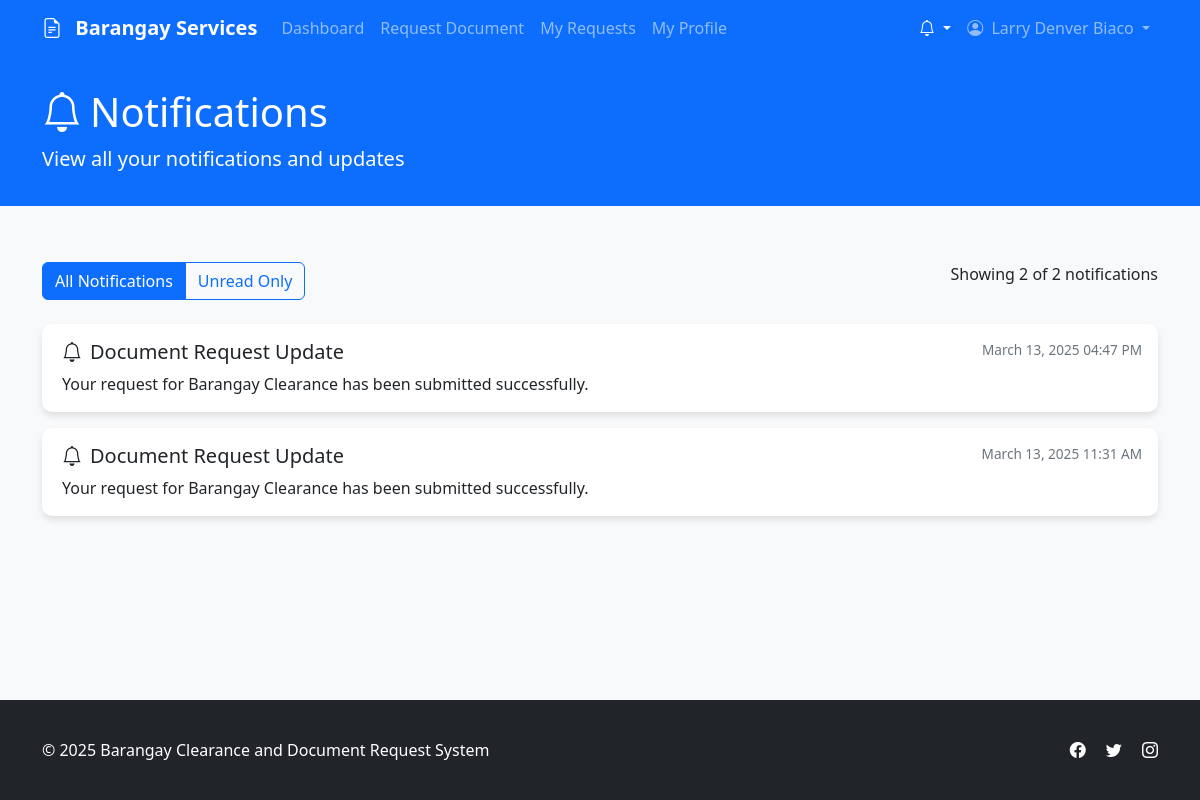
The page /User/view/notifications.php?id=35 (signed in) on the database its author committed.
### tables this page shows
CREATE TABLE `notifications` (
  `notification_id` int(11) NOT NULL,
  `user_id` int(11) DEFAULT NULL,
  `message` text NOT NULL,
  `is_read` tinyint(1) NOT NULL DEFAULT 0,
  `is_system` tinyint(1) NOT NULL DEFAULT 0,
  `created_at` timestamp NOT NULL DEFAULT current_timestamp(),
  `unread` varchar(255) DEFAULT NULL
);

### backend/connections/database.php (called while the page is built, shortened)
<?php
class Database {
    private $host = "localhost";
    private $username = "root";
    private $password = "";
    private $database = "barangay_request_system";
    private $conn;
    public function __construct() {
        try {
            $this->conn = new PDO(
                "mysql:host={$this->host};dbname={$this->database}",
                $this->username,
                $this->password
            );
            $this->conn->setAttribute(PDO::ATTR_ERRMODE, PDO::ERRMODE_EXCEPTION);
        } catch(PDOException $e) {
            die("Connection failed: " . $e->getMessage());
        }
    }
    public function execute($query, $params = []) {
        $stmt = $this->conn->prepare($query);
        return $stmt->execute($params);
    }
    public function fetchOne($query, $params = []) {
        $stmt = $this->conn->prepare($query);
        $stmt->execute($params);
        return $stmt->fetch(PDO::FETCH_ASSOC);
    }
    public function fetchAll($query, $params = []) {
        $stmt = $this->conn->prepare($query);
        $stmt->execute($params);
        return $stmt->fetchAll(PDO::FETCH_ASSOC);
    }
    public function closeConnection() {
        $this->conn = null;
    }
}
?>

### User/view/notifications.php (the view, shortened to what this page needs)
<?php
require_once dirname(__DIR__, 2) . "/backend/connections/config.php";
require_once dirname(__DIR__, 2) . "/backend/connections/database.php";
$userId = $_SESSION['user_id'];
$userType = $_SESSION['user_type'];
$userName = isset($_SESSION['name']) ? $_SESSION['name'] : 'User';
$notifications = [];
$totalNotifications = 0;
$showOnlyUnread = isset($_GET['filter']) && $_GET['filter'] === 'unread';
$notificationId = isset($_GET['id']) ? (int)$_GET['id'] : 0;
try {
    $db = new Database();
    if ($notificationId > 0) {
        $markReadSql = "UPDATE notifications SET is_read = 1 WHERE notification_id = ? AND (user_id = ? OR is_system = 1)";
        $db->execute($markReadSql, [$notificationId, $userId]);
    }
    $baseQuery = "SELECT n.*, DATE_FORMAT(n.created_at, '%M %d, %Y %h:%i %p') as formatted_date
                 FROM notifications n
                 WHERE ";
    if ($userType === 'resident') {
        $baseQuery .= "n.user_id = ?";
        $params = [$userId];
    } else {
        $baseQuery .= "(n.user_id = ? OR n.is_system = 1)";
        $params = [$userId];
    }
    $countQuery = str_replace("n.*, DATE_FORMAT(n.created_at, '%M %d, %Y %h:%i %p') as formatted_date", "COUNT(*) as total", $baseQuery);
    $totalNotifications = $db->fetchOne($countQuery, $params)['total'] ?? 0;
    $query = $baseQuery . " ORDER BY n.created_at DESC";
    $notifications = $db->fetchAll($query, $params);
} catch (Exception $e) {
    $error = "Error retrieving notifications: " . $e->getMessage();
    error_log("Notifications Error: " . $e->getMessage());
}
?>
<!DOCTYPE html>
<html lang="en">
<head>
    <link href="https://cdnjs.cloudflare.com/ajax/libs/bootstrap/5.3.0/css/bootstrap.min.css" rel="stylesheet">
    <link rel="stylesheet" href="https://cdnjs.cloudflare.com/ajax/libs/bootstrap-icons/1.10.5/font/bootstrap-icons.min.css">
    <link rel="stylesheet" href="User/css/index.css">
</head>
<body>
    <div class="content-wrapper">
        <nav class="navbar navbar-expand-lg navbar-dark bg-primary sticky-top">
            <div class="container">
                <a class="navbar-brand" href="dashboard.php">
                    <i class="bi bi-file-earmark-text me-2"></i>
                    Barangay Services
                </a>
                <div class="collapse navbar-collapse" id="navbarNav">
                    <ul class="navbar-nav me-auto">
                        <li class="nav-item">
                            <a class="nav-link" href="dashboard.php">Dashboard</a>
                        </li>
                        <li class="nav-item">
                            <a class="nav-link" href="request-document.php">Request Document</a>
                        </li>
                        <li class="nav-item">
                            <a class="nav-link" href="my-requests.php">My Requests</a>
                        </li>
                        <li class="nav-item">
                            <a class="nav-link" href="profile.php">My Profile</a>
                        </li>
                    </ul>
                    <ul class="navbar-nav">
                        <li class="nav-item dropdown">
                            <a class="nav-link dropdown-toggle position-relative active" href="#" id="notificationsDropdown" role="button" data-bs-toggle="dropdown" aria-expanded="false">
                                <i class="bi bi-bell"></i>
                            </a>
                        </li>
                        <li class="nav-item dropdown">
                            <a class="nav-link dropdown-toggle" href="#" id="userDropdown" role="button" data-bs-toggle="dropdown" aria-expanded="false">
                                <i class="bi bi-person-circle me-1"></i> <?php echo htmlspecialchars($userName); ?>
                            </a>
                        </li>
                    </ul>
                </div>
            </div>
        </nav>
        <section class="page-header">
            <div class="container">
                <div class="row align-items-center">
                    <div class="col-md-6">
                        <h1><i class="bi bi-bell me-2"></i>Notifications</h1>
                        <p class="lead mb-0">View all your notifications and updates</p>
                    </div>
                </div>
            </div>
        </section>
        <div class="container py-4">
            <div class="row mb-4">
                <div class="col-md-6">
                    <div class="btn-group" role="group">
                        <a href="notifications.php" class="btn btn-outline-primary <?php echo !$showOnlyUnread ? 'active' : ''; ?>">
                            All Notifications
                        </a>
                        <a href="notifications.php?filter=unread" class="btn btn-outline-primary <?php echo $showOnlyUnread ? 'active' : ''; ?>">
                            Unread Only
                        </a>
                    </div>
                </div>
                <div class="col-md-6 text-md-end">
                    <p class="mb-0 mt-2 mt-md-0">
                        Showing <?php echo count($notifications); ?> of <?php echo $totalNotifications; ?> notifications
                    </p>
                </div>
            </div>
            <div class="row">
                <div class="col-12">
                    <?php if (empty($notifications)): ?>
                        <div class="empty-state">
                            <i class="bi bi-bell-slash"></i>
                            <h4>No notifications found</h4>
                            <p class="text-muted">
                                <?php echo $showOnlyUnread ? 'You have no unread notifications.' : 'You don\'t have any notifications yet.'; ?>
                            </p>
                            <?php if ($showOnlyUnread && $totalNotifications > 0): ?>
                                <a href="notifications.php" class="btn btn-outline-primary mt-3">View All Notifications</a>
                            <?php endif; ?>
                        </div>
                    <?php else: ?>
                        <?php foreach ($notifications as $notification): ?>
                            <div class="card notification-card <?php echo !$notification['is_read'] ? 'unread' : ''; ?> <?php echo $notification['is_system'] ? 'system' : ''; ?>">
                                <div class="card-body">
                                    <div class="d-flex justify-content-between align-items-start">
                                        <h5 class="card-title">
                                            <?php if ($notification['is_system']): ?>
                                                <i class="bi bi-megaphone me-2"></i>System Notification
                                            <?php else: ?>
                                                <i class="bi bi-bell me-2"></i>Document Request Update
                                            <?php endif; ?>
                                        </h5>
                                        <span class="notification-time">
                                            <?php echo $notification['formatted_date']; ?>
                                        </span>
                                    </div>
                                    <p class="card-text"><?php echo $notification['message']; ?></p>
                                </div>
                            </div>
                        <?php endforeach; ?>
                    <?php endif; ?>
                </div>
            </div>
        </div>
    </div>
    <footer class="bg-dark text-white">
        <div class="container">
            <div class="row">
                <div class="col-md-6">
                    <p class="mb-0">&copy; 2025 Barangay Clearance and Document Request System</p>
                </div>
                <div class="col-md-6 text-md-end">
                    <a href="#" class="text-white me-3"><i class="bi bi-facebook"></i></a>
                    <a href="#" class="text-white me-3"><i class="bi bi-twitter"></i></a>
                    <a href="#" class="text-white"><i class="bi bi-instagram"></i></a>
                </div>
            </div>
        </div>
    </footer>
</body>
</html>

### User/css/index.css (style rules this page uses)
html, body { height: 100%; }
body { background-color: #f8f9fa; display: flex; flex-direction: column; min-height: 100vh; }
.content-wrapper { flex: 1 0 auto; }
.navbar-brand { font-weight: 600; }
.card { border: none; border-radius: 10px; box-shadow: 0 4px 6px rgba(0, 0, 0, 0.1); transition: transform 0.3s ease; }
footer { flex-shrink: 0; height: 100px; display: flex; align-items: center; }

### User/view/notifications.php (style rules this page uses)
body { background-color: #f8f9fa; min-height: 100vh; display: flex; flex-direction: column; }
.content-wrapper { flex: 1 0 auto; }
.navbar-brand { font-weight: 600; }
.page-header { background-color: #0d6efd; color: white; padding: 2rem 0; margin-bottom: 2rem; }
.notification-card { border-left: 4px solid transparent; margin-bottom: 1rem; transition: transform 0.2s; }
.notification-time { font-size: 0.85rem; color: #6c757d; }
footer { height: 100px; display: flex; align-items: center; margin-top: auto; }

### rows shown on the page
notifications: is_system 0 (drawn), formatted_date "March 13, 2025 04:47 PM", message "Your request for Barangay Clearance has been submitted successfully."
notifications: is_system 0 (drawn), formatted_date "March 13, 2025 11:31 AM", message "Your request for Barangay Clearance has been submitted successfully."

### other values the page prints
$userName "Larry Denver Biaco"
count($notifications) "2"
$totalNotifications "2"
